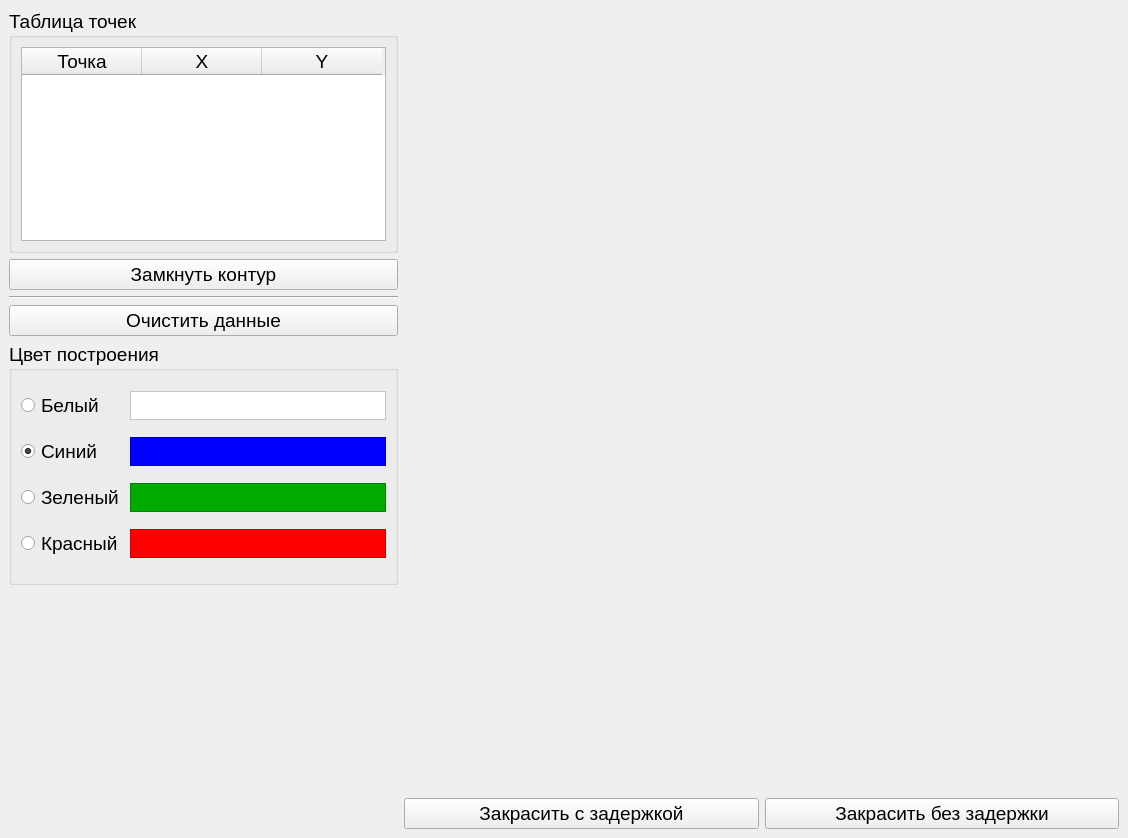
<?xml version="1.0" encoding="UTF-8"?>
<ui version="4.0">
 <class>MainWindow</class>
 <widget class="QMainWindow" name="MainWindow">
  <property name="geometry">
   <rect>
    <x>0</x>
    <y>0</y>
    <width>1128</width>
    <height>838</height>
   </rect>
  </property>
  <property name="font">
   <font>
    <pointsize>14</pointsize>
   </font>
  </property>
  <property name="windowTitle">
   <string>Лабораторная работа №5</string>
  </property>
  <widget class="QWidget" name="centralwidget">
   <layout class="QFormLayout" name="formLayout">
    <item row="0" column="0">
     <layout class="QVBoxLayout" name="menu_gb">
      <item>
       <widget class="QGroupBox" name="table_gb">
        <property name="title">
         <string>Таблица точек</string>
        </property>
        <layout class="QHBoxLayout" name="horizontalLayout">
         <item>
          <widget class="QTableWidget" name="data_tb">
           <property name="verticalScrollBarPolicy">
            <enum>Qt::ScrollBarAsNeeded</enum>
           </property>
           <property name="horizontalScrollBarPolicy">
            <enum>Qt::ScrollBarAlwaysOff</enum>
           </property>
           <property name="sizeAdjustPolicy">
            <enum>QAbstractScrollArea::AdjustIgnored</enum>
           </property>
           <property name="sortingEnabled">
            <bool>false</bool>
           </property>
           <attribute name="horizontalHeaderCascadingSectionResizes">
            <bool>false</bool>
           </attribute>
           <attribute name="horizontalHeaderMinimumSectionSize">
            <number>30</number>
           </attribute>
           <attribute name="horizontalHeaderDefaultSectionSize">
            <number>120</number>
           </attribute>
           <attribute name="horizontalHeaderShowSortIndicator" stdset="0">
            <bool>false</bool>
           </attribute>
           <attribute name="horizontalHeaderStretchLastSection">
            <bool>false</bool>
           </attribute>
           <column>
            <property name="text">
             <string>Точка</string>
            </property>
           </column>
           <column>
            <property name="text">
             <string>X</string>
            </property>
           </column>
           <column>
            <property name="text">
             <string>Y</string>
            </property>
           </column>
          </widget>
         </item>
        </layout>
       </widget>
      </item>
      <item>
       <widget class="QPushButton" name="lock_circuit_button">
        <property name="text">
         <string>Замкнуть контур</string>
        </property>
       </widget>
      </item>
      <item>
       <widget class="Line" name="line">
        <property name="orientation">
         <enum>Qt::Horizontal</enum>
        </property>
       </widget>
      </item>
      <item>
       <widget class="QPushButton" name="clear_data_button">
        <property name="text">
         <string>Очистить данные</string>
        </property>
       </widget>
      </item>
      <item>
       <widget class="QGroupBox" name="color_box">
        <property name="sizePolicy">
         <sizepolicy hsizetype="MinimumExpanding" vsizetype="MinimumExpanding">
          <horstretch>0</horstretch>
          <verstretch>0</verstretch>
         </sizepolicy>
        </property>
        <property name="title">
         <string>Цвет построения</string>
        </property>
        <layout class="QGridLayout" name="gridLayout_12">
         <item row="0" column="0">
          <widget class="QRadioButton" name="white_rb">
           <property name="sizePolicy">
            <sizepolicy hsizetype="Maximum" vsizetype="Fixed">
             <horstretch>0</horstretch>
             <verstretch>0</verstretch>
            </sizepolicy>
           </property>
           <property name="text">
            <string>Белый</string>
           </property>
          </widget>
         </item>
         <item row="0" column="1">
          <widget class="QGraphicsView" name="white_color_view">
           <property name="sizePolicy">
            <sizepolicy hsizetype="Maximum" vsizetype="Ignored">
             <horstretch>0</horstretch>
             <verstretch>0</verstretch>
            </sizepolicy>
           </property>
           <property name="styleSheet">
            <string notr="true">background-color: rgb(255, 255, 255);</string>
           </property>
          </widget>
         </item>
         <item row="1" column="0">
          <widget class="QRadioButton" name="blue_rb">
           <property name="sizePolicy">
            <sizepolicy hsizetype="Maximum" vsizetype="Fixed">
             <horstretch>0</horstretch>
             <verstretch>0</verstretch>
            </sizepolicy>
           </property>
           <property name="text">
            <string>Синий</string>
           </property>
           <property name="checked">
            <bool>true</bool>
           </property>
          </widget>
         </item>
         <item row="1" column="1">
          <widget class="QGraphicsView" name="blue_color_view">
           <property name="sizePolicy">
            <sizepolicy hsizetype="Maximum" vsizetype="Ignored">
             <horstretch>0</horstretch>
             <verstretch>0</verstretch>
            </sizepolicy>
           </property>
           <property name="styleSheet">
            <string notr="true">background-color: rgb(0, 0, 255);</string>
           </property>
          </widget>
         </item>
         <item row="2" column="0">
          <widget class="QRadioButton" name="green_rb">
           <property name="sizePolicy">
            <sizepolicy hsizetype="Maximum" vsizetype="Fixed">
             <horstretch>0</horstretch>
             <verstretch>0</verstretch>
            </sizepolicy>
           </property>
           <property name="text">
            <string>Зеленый</string>
           </property>
          </widget>
         </item>
         <item row="2" column="1">
          <widget class="QGraphicsView" name="green_color_view">
           <property name="sizePolicy">
            <sizepolicy hsizetype="Maximum" vsizetype="Ignored">
             <horstretch>0</horstretch>
             <verstretch>0</verstretch>
            </sizepolicy>
           </property>
           <property name="styleSheet">
            <string notr="true">background-color: rgb(0, 170, 0);</string>
           </property>
          </widget>
         </item>
         <item row="3" column="0">
          <widget class="QRadioButton" name="red_rb">
           <property name="sizePolicy">
            <sizepolicy hsizetype="Maximum" vsizetype="Fixed">
             <horstretch>0</horstretch>
             <verstretch>0</verstretch>
            </sizepolicy>
           </property>
           <property name="text">
            <string>Красный</string>
           </property>
          </widget>
         </item>
         <item row="3" column="1">
          <widget class="QGraphicsView" name="red_color_view">
           <property name="sizePolicy">
            <sizepolicy hsizetype="Maximum" vsizetype="Ignored">
             <horstretch>0</horstretch>
             <verstretch>0</verstretch>
            </sizepolicy>
           </property>
           <property name="styleSheet">
            <string notr="true">background-color: rgb(255, 0, 0);</string>
           </property>
          </widget>
         </item>
        </layout>
       </widget>
      </item>
      <item>
       <spacer name="verticalSpacer">
        <property name="orientation">
         <enum>Qt::Vertical</enum>
        </property>
        <property name="sizeHint" stdset="0">
         <size>
          <width>20</width>
          <height>40</height>
         </size>
        </property>
       </spacer>
      </item>
     </layout>
    </item>
    <item row="0" column="1">
     <layout class="QGridLayout" name="canvas_gb">
      <item row="1" column="1">
       <widget class="QPushButton" name="no_delay_draw_button">
        <property name="text">
         <string>Закрасить без задержки</string>
        </property>
       </widget>
      </item>
      <item row="1" column="0">
       <widget class="QPushButton" name="delay_draw_button">
        <property name="text">
         <string>Закрасить с задержкой</string>
        </property>
       </widget>
      </item>
      <item row="0" column="0" colspan="2">
       <widget class="QLabel" name="canvas">
        <property name="text">
         <string/>
        </property>
       </widget>
      </item>
     </layout>
    </item>
   </layout>
  </widget>
 </widget>
 <resources/>
 <connections/>
</ui>
